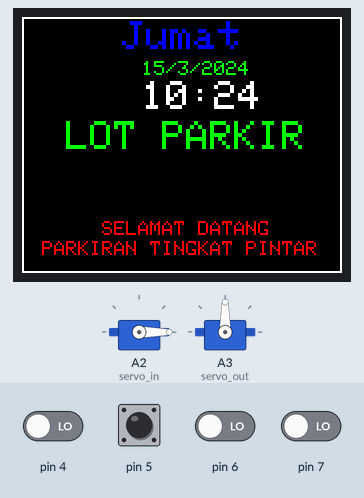
Recording of a sketch running on a simulated Arduino Uno, built with avr-gcc and run on an emulated ATmega328P. Parts: 2 × servo, 160×128 colour display. The inputs (shaded band) are chosen by the test bench; at power-on: pin 5 HIGH, pin 4, pin 6, pin 7 LOW. The local clock reads 2024-03-15 10:24:30 at power-on unless the sketch sets it; EEPROM starts erased; the audio player accepts every command and is not drawn; what the sketch prints to the serial monitor is not drawn.

Above: at 1.3 s.
1.4 s: pin 6 driven HIGH
At 2.9 s:
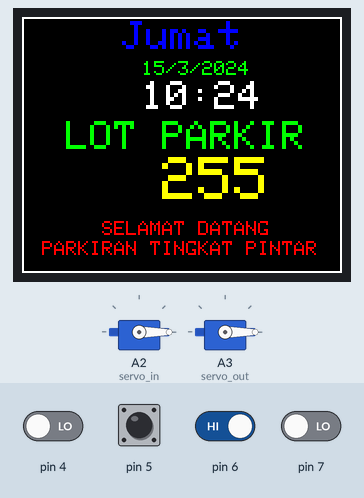
At 6.0 s:
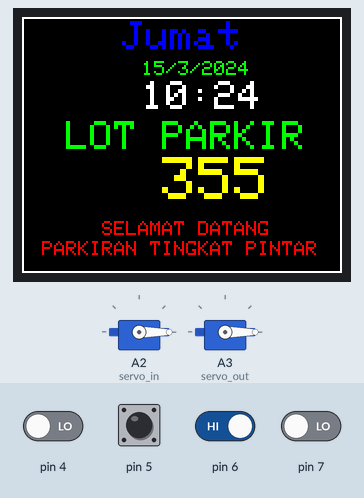
Timing chart, 0 to 7.5 s (numbered marks = the images above; inputs shaded):
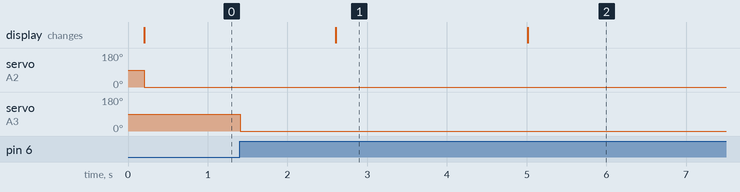

The sketch:

lcd_RTC_bisa_masih_acak.ino
```cpp
#include <Adafruit_GFX.h>
#include <Adafruit_ST7735.h>
#include <Wire.h>
#include "Sodaq_DS3231.h"
#include  <SPI.h>
#include <Servo.h>
#include <EEPROM.h>
#include <SoftwareSerial.h>
#include <DFPlayer_Mini_Mp3.h>

#define TFT_DC 9
#define TFT_CS 10
#define TFT_RST 8
//#define TFT_MISO 12
#define TFT_MOSI 11
#define TFT_SCLK 13

Servo servo_in;
Servo servo_out;
SoftwareSerial mySerial(2, 3);

//Adafruit_ILI9341 tft = Adafruit_ILI9341(TFT_CS, TFT_DC, TFT_MOSI, TFT_CLK, TFT_RST, TFT_MISO);
Adafruit_ST7735 tft = Adafruit_ST7735(TFT_CS,  TFT_DC, TFT_RST);

char timeChar[100];
char dateChar[50];
char dateChar1[50];
char dateChar2[50];

uint32_t old_ts;

String dateString;
String dateString1;
String dateString2;
int minuteNow=0;
int minutePrevious=0;

int counter = EEPROM.read(102);

void setup(){

  Serial.begin(9600);
  mySerial.begin (9600);
  mp3_set_serial (mySerial);
  delay(10);
  mp3_set_volume (45);
  pinMode (4, INPUT);
  pinMode (5, INPUT);
  pinMode (6, INPUT);
  pinMode (7, INPUT);
  servo_in.attach(A2);
  servo_out.attach(A3);

  //tft.begin();
  tft.initR(INITR_BLACKTAB);
  tft.setRotation(3);
  tft.fillScreen(ST7735_BLACK);

  Wire.begin();
  rtc.begin();

  printText("LOT PARKIR", ST7735_GREEN,22,52,2);
  //printText("IN", ST7735_RED,40,65,1);
  //printText("OUT", ST7735_RED,90,65,1);
  printText("SELAMAT DATANG", ST7735_RED,40,102,1);
  printText("PARKIRAN TINGKAT PINTAR", ST7735_RED,10,112,1);

  //setRTCTime();
}

void loop()
{
  dateString2 = counter;
  printwaktu_lcd();
  gerbang_in();
  gerbang_out();
  dateString2.toCharArray(dateChar2,50);
  printText(dateChar2, ST7735_YELLOW,70,70,3);
  //tft.fillScreen(ST7735_BLACK);
    //delay(1000);
}
```

Fungsi_seting_rtc.ino
```cpp
void setRTCTime()
{
  DateTime dt(2020, 8, 2, 10, 36, 20, 7); // Year, Month, Day, Hour, Minutes, Seconds, Day of Week
  rtc.setDateTime(dt); //Adjust date-time as defined 'dt' above
}

String getDayOfWeek(int i)
{
  switch(i)
  {
    case 1: return "Senin";break;
    case 2: return "Selasa";break;
    case 3: return "Rabu";break;
    case 4: return "Kamis";break;
    case 5: return "Jumat";break;
    case 6: return "Sabtu";break;
    case 7: return "Minggu";break;
    default: return "Senin";break;
  }
}
```

Gerbang_in_out.ino
```cpp
boolean state_in = 0;
boolean state_out = 0;

void gerbang_in(){
    if (digitalRead(5) == 0) {
    while (digitalRead(5) == 0) {
      delay(1);
    }
    state_in = !state_in;
  }
    if (state_in == 1) {
    servo_in.write(80);
    Serial.println("servo 90 derajat");
  }
  if (digitalRead(4) == 0){
     servo_in.write(0);
    Serial.println("servo 0 derajat");
     counter--;
    state_in = 0;
    if(counter <= 00){
      counter = 00;
    }
  if(counter >= 03){
      counter = 03;
    }
    Serial.println(counter);
    EEPROM.write(102,counter);
    mp3_play (1);
    delay (1200);
  }
}
void gerbang_out(){
    if (digitalRead(6) == 0) {
    while (digitalRead(6) == 0) {
      delay(1);
    }
    state_out = !state_out;
  }
    if (state_out == 1) {
    servo_out.write(80);
    Serial.println("servo 90 derajat");
    counter++;
    state_out = 0;
    if(counter <= 00){
      counter = 00;
    }
  if(counter >= 03){
      counter = 03;
    }
    Serial.println(counter);
    EEPROM.write(102,counter);
  }
  if (digitalRead(7) == 0){
    servo_out.write(0);
    Serial.println("servo 0 derajat");
    counter++;
    state_out = 0;
    if(counter <= 00){
      counter = 00;
    }
  if(counter >= 03){
      counter = 03;
    }
    Serial.println(counter);
    EEPROM.write(102,counter);
    mp3_play (2);
    delay(1200);
  }
}
```

Fungsi_print_lcd.ino
```cpp
void printText(char *text, uint16_t color, int x, int y,int textSize)
{
  tft.setCursor(x, y);
  tft.setTextColor(color,ST7735_BLACK);
  tft.setTextSize(textSize);
  tft.setTextWrap(true);
  tft.print(text);
}

void printwaktu_lcd(){
  DateTime now = rtc.now(); //get the current date-time
  uint32_t ts = now.getEpoch();

  if (old_ts == 0 || old_ts != ts) {
  old_ts = ts;

  minuteNow = now.minute();
  if(minuteNow!=minutePrevious)
  {
    dateString1 = getDayOfWeek(now.dayOfWeek());
    dateString = String(now.date())+"/"+String(now.month());
    dateString= dateString+"/"+ String(now.year());
    minutePrevious = minuteNow;
    String hours = String(now.hour());
    if(now.minute()<10)
    {
      hours = hours+":0"+String(now.minute());
    }else
    {
      hours = hours+":"+String(now.minute());
    }

    hours.toCharArray(timeChar,100);
    tft.drawRect(0,0,160,128,ST7735_WHITE);
    printText(timeChar, ST7735_WHITE,60,32,2);
    dateString.toCharArray(dateChar,50);
    printText(dateChar, ST7735_GREEN,60,22,1);
    dateString1.toCharArray(dateChar1,50);
    printText(dateChar1, ST7735_BLUE,50,2,2);
  }
}
}
```

Measured:
- after the input at 1.4 s, servo on A3 (servo_out): 90° → 0° at once; the display: changes after 1.2 s (image 1)
- what the display in image 1 shows lasts 2.4 s, from 2.6 s to 5.0 s
